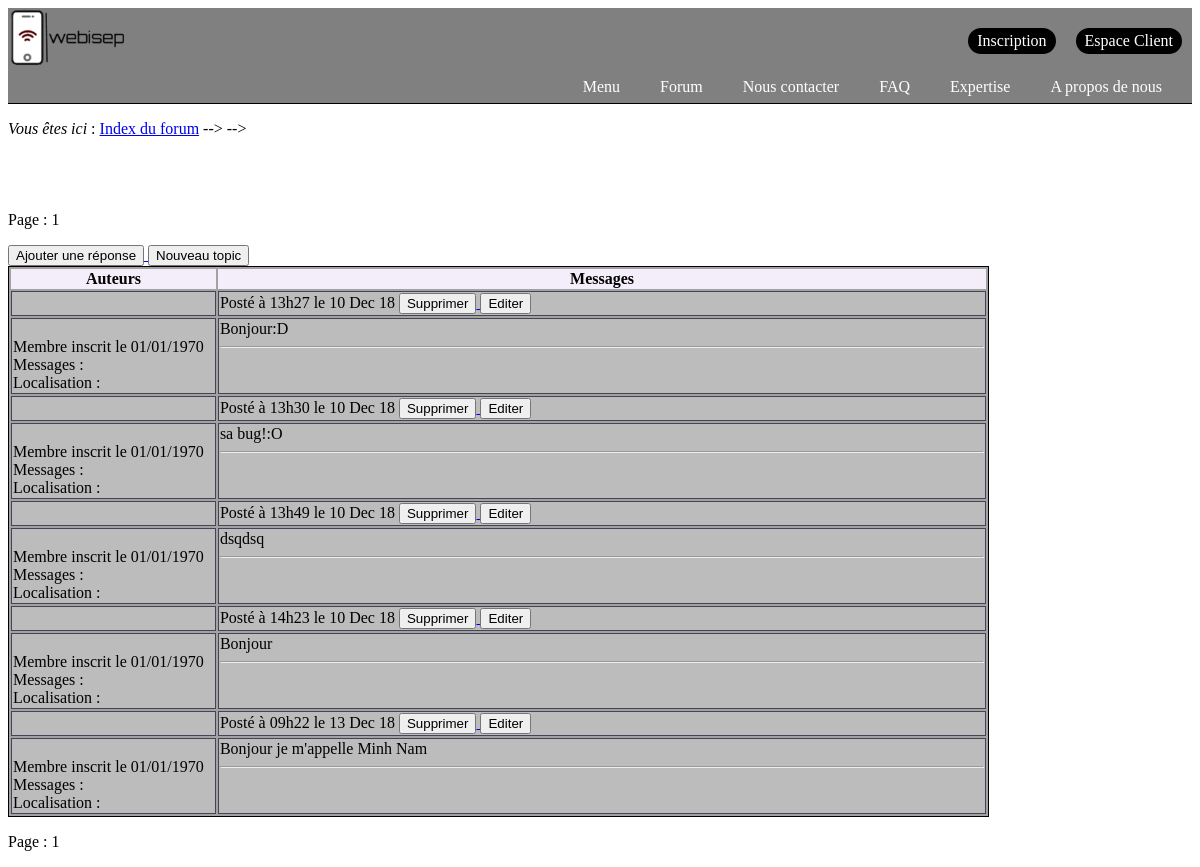
Page /old/voirtopic.php on the committed database.
### tables this page shows
CREATE TABLE IF NOT EXISTS `forum_post` (
  `post_id` int(11) NOT NULL AUTO_INCREMENT,
  `post_createur` int(11) NOT NULL,
  `post_texte` text NOT NULL,
  `post_time` int(11) NOT NULL,
  `topic_id` int(11) NOT NULL,
  `post_forum_id` int(11) NOT NULL,
  PRIMARY KEY (`post_id`)
);

### old/voirtopic.php (the view, shortened to what this page needs)
<!DOCTYPE html>
<html>
<head>
    <link rel="stylesheet" type="text/css" href="../css/header">
</head>
<body>
<?php
include("identifiants.php");
include("debuts.php");
include("menu.php");
include("bbcode.php");
$topic = (int) $_GET['t'];
$query=$db->prepare('SELECT topic_titre, topic_post, forum_topic.forum_id, topic_last_post,
forum_name, auth_view, auth_topic, auth_post
FROM forum_topic
LEFT JOIN forum_forum ON forum_topic.forum_id = forum_forum.forum_id
WHERE topic_id = :topic');
$query->bindValue(':topic',$topic,PDO::PARAM_INT);
$query->execute();
$data=$query->fetch();
$forum=$data['forum_id'];
$totalDesMessages = $data['topic_post'] + 1;
$nombreDeMessagesParPage = 15;
$nombreDePages = ceil($totalDesMessages / $nombreDeMessagesParPage);
?>
<?php
echo '<p><i>Vous êtes ici</i> : <a href="./index.php">Index du forum</a> -->
<a href="./voirforum.php?f='.$forum.'">'.stripslashes(htmlspecialchars($data['forum_name'])).'</a>
 --> <a href="./voirtopic.php?t='.$topic.'">'.stripslashes(htmlspecialchars($data['topic_titre'])).'</a>';
echo '<h1>'.stripslashes(htmlspecialchars($data['topic_titre'])).'</h1><br /><br />';
?>
<?php
$page = (isset($_GET['page']))?intval($_GET['page']):1;
echo '<p>Page : ';
for ($i = 1 ; $i <= $nombreDePages ; $i++)
{
    if ($i == $page)
    {
    echo $i;
    }
    else
    {
    echo '<a href="voirtopic.php?t='.$topic.'&page='.$i.'">
    ' . $i . '</a> ';
    }
}
echo'</p>';
$premierMessageAafficher = ($page - 1) * $nombreDeMessagesParPage;
echo'<a href="./poster.php?action=repondre&amp;t='.$topic.'">
<input class="boutton" type="submit" name="repondre" value="Ajouter une réponse"/></a>';
echo'<a href="./poster.php?action=nouveautopic&amp;f='.$data['forum_id'].'">
<input class="boutton1" type="submit" name="nouveautopic" value="Nouveau topic"/></a>';
?>
<?php
$query=$db->prepare('SELECT post_id , post_createur , post_texte , post_time ,
membre_id, membre_pseudo, membre_inscrit, membre_avatar, membre_localisation, membre_post, membre_signature
FROM forum_post
LEFT JOIN forum_membres ON forum_membres.membre_id = forum_post.post_createur
WHERE topic_id =:topic
ORDER BY post_id
LIMIT :premier, :nombre');
$query->bindValue(':topic',$topic,PDO::PARAM_INT);
$query->bindValue(':premier',(int) $premierMessageAafficher,PDO::PARAM_INT);
$query->bindValue(':nombre',(int) $nombreDeMessagesParPage,PDO::PARAM_INT);
$query->execute();
if ($query->rowCount()<1)
{
        echo'<p>Il n y a aucun post sur ce topic, vérifiez l url et reessayez</p>';
}
else
{
        ?><table>
        <tr>
        <th class="vt_auteur"><strong>Auteurs</strong></th>
        <th class="vt_mess"><strong>Messages</strong></th>
        </tr>
        <?php
        while ($data = $query->fetch())
        {
         echo'<tr><td><strong>
         <a href="voirprofil.php?m='.$data['membre_id'].'&amp;action=consulter">
         '.stripslashes(htmlspecialchars($data['membre_pseudo'])).'</a></strong></td>';
         if (isset($data['post_createur']))
         {
         echo'<td id=p_'.$data['post_id'].'>Posté à '.date('H\hi \l\e d M y',$data['post_time']).'
         <a href="./poster.php?p='.$data['post_id'].'&amp;action=delete">
         <input class="boutton_supprimer" type="submit" name="supprimer" value="Supprimer" >
         <a href="./poster.php?p='.$data['post_id'].'&amp;action=edit">
         <input class="boutton_poster" type="submit"  name="Editer" value="Editer" value="Editer"/></a></td></tr>';
         }
         else
         {
         echo'<td>
         Posté à '.date('H\hi \l\e d M y',$data['post_time']).'
         </td></tr>';
         }
         echo'<tr><td>
         <img src="./images/avatars/'.$data['membre_avatar'].'" alt="" />
         <br />Membre inscrit le '.date('d/m/Y',$data['membre_inscrit']).'
         <br />Messages : '.$data['membre_post'].'<br />
         Localisation : '.stripslashes(htmlspecialchars($data['membre_localisation'])).'</td>';
         echo'<td>'.code(nl2br(stripslashes(htmlspecialchars($data['post_texte'])))).'
         <br /><hr />'.code(nl2br(stripslashes(htmlspecialchars($data['membre_signature'])))).'</td></tr>';
         }
         ?>
</table>
<?php
        echo '<p>Page : ';
        for ($i = 1 ; $i <= $nombreDePages ; $i++)
        {
                if ($i == $page)
                {
                echo $i;
                }
                else
                {
                echo '<a href="voirtopic.php?t='.$topic.'&amp;page='.$i.'">
                ' . $i . '</a> ';
                }
        }
        echo'</p>';
}
?>
</body>
</html>

### old/debuts.php (shortened to what this page needs)
<!DOCTYPE html PUBLIC "-//W3C//DTD XHTML 1.0 Strict//EN" "http://www.w3.org/TR/xhtml1/DTD/xhtml1-strict.dtd">
<html xmlns="http://www.w3.org/1999/xhtml" xml:lang="fr" >
<link rel="stylesheet" type="text/css" href="../css/header.css">
<head>
<link rel="stylesheet" media="screen" type="text/css" title="Design" href="../css/header.css" />
</head>

### old/menu.php (shortened to what this page needs)
<!DOCTYPE html>
<html>
<head>
	<link rel="stylesheet" type="text/css" href="../css/header.css">
</head>
<body>
	<body>
		<header>
				<a href="General.html"><img src="Logo2.png" alt="logo" id="logo"class="flottant"/></a>
				<a class="menu-espaceclient" href=espaceclient.html>Espace Client</a>
				<a class="menu-inscription" href=inscription.html>Inscription</a>
				<nav>
					<ul>
						<li class="onglet"><a href=AproposeDNous.html>A propos de nous </a></li>
						<li class="onglet"><a href=Expertise.html>Expertise </a></li>
						<li class="onglet"><a href=FAQ.html>FAQ </a></li>
						<li class="onglet"><a href=NousContacter.html>Nous contacter</a></li>
						<li class="onglet"><a href=Forum.html>Forum </a></li>
						<li class="onglet"><a href="#">Menu</a>
						</li>
					</ul>
				</nav>
		</header>
	</head>
<body>

### old/bbcode.php
<?php
function code($texte)
{
$texte = str_replace(':D ', '<img src="../img/emojis/emo_smile.png" title="heureux" alt="heureux" style="width: 17px" />', $texte);
$texte = str_replace(':(', '<img src="../img/emojis/sad.png" title="triste" alt="triste" style="width: 17px" />', $texte);
$texte = str_replace(':|', '<img src="../img/emojis/emo_noreaction.png" title="confus" alt="confus" />', $texte);
$texte = str_replace(';)', '<img src="../img/emojis/emo_wink.png" title="clinOEIL" alt="choc" />', $texte);
$texte = str_replace(':question:', '<img src="./images/smileys/question.gif" title="?" alt="?" />', $texte);
$texte = str_replace(':exclamation:', '<img src="./images/smileys/exclamation.gif" title="!" alt="!" />', $texte);
$texte = preg_replace('`\[g\](.+)\[/g\]`isU', '<strong>$1</strong>', $texte);
$texte = preg_replace('`\[i\](.+)\[/i\]`isU', '<em>$1</em>', $texte);
$texte = preg_replace('`\[s\](.+)\[/s\]`isU', '<u>$1</u>', $texte);
$texte = preg_replace('#http://[a-z0-9._/-]+#i', '<a href="$0">$0</a>', $texte);
$texte = preg_replace('`\[quote\](.+)\[/quote\]`isU', '<div id="quote">$1</div>', $texte);
return $texte;
}
?>

### old/css/header.css (style rules this page uses)
th { background-color:#eaeaea; }
img { width: 10%; height: auto; }
nav >ul { margin: 0px; padding: 0px; }
.onglet { list-style-type: none; }
nav { width: 100%; border-bottom: black 1px solid; background-color: grey; height: 30px; }
nav> ul> li { float: right; position: relative; }
nav> ul::after { content:""; display: block; }
nav a { display: inline-block; text-decoration: none; }
nav> ul> li> a { padding: 5px 30px; padding-left: 10px; color: white; }
.menu-espaceclient, .menu-inscription { border:2px solid black; border-radius: 20px; text-decoration: none; margin: 10px; margin-top: 20px; padding: 2px 7px; position:relative; float: right; color: white; background-color: black; }
header { background-color: grey; }
td { border: 1px solid #424558; background-color: rgb(188, 188, 188); vertical-align:top; }
table { background-color: #a4a1a1; border: 1px solid }
.vt_auteur { width:20%; background-color : rgb(244,238,250); }
.vt_mess { width:75%; background-color : rgb(244,238,250); }

### rows in the picture
forum_post: post_time "13h27 le 10 Dec 18", membre_inscrit "01/01/1970", post_texte "Bonjour:D"
forum_post: post_time "13h30 le 10 Dec 18", membre_inscrit "01/01/1970", post_texte "sa bug!:O"
forum_post: post_time "13h49 le 10 Dec 18", membre_inscrit "01/01/1970", post_texte "dsqdsq"
forum_post: post_time "14h23 le 10 Dec 18", membre_inscrit "01/01/1970", post_texte "Bonjour"
forum_post: post_time "09h22 le 13 Dec 18", membre_inscrit "01/01/1970", texte "Bonjour je m'appelle Minh Nam"
